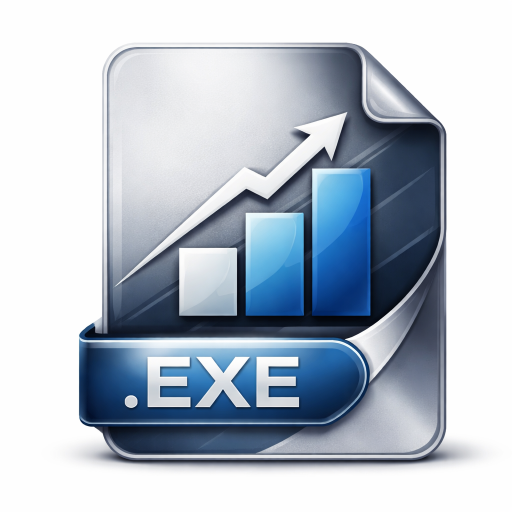
#> input picture assets/source/Program.png, 1024 x 1024 px (shown at 1/2 size)
$ python sync_program_icon.py
#> lines starting #> are read from the running program, lines starting #| are printed output that depends on the picture
from __future__ import annotations

from pathlib import Path

from PIL import Image


ROOT = Path(__file__).resolve().parents[1]
ASSET_DIR = ROOT / "assets"
SOURCE_PNG = ASSET_DIR / "source" / "Program.png"
OUTPUT_PNG = ASSET_DIR / "program_source_256.png"
OUTPUT_ICO = ASSET_DIR / "program_source.ico"


def main() -> None:
    if not SOURCE_PNG.exists():
        raise SystemExit(f"Missing icon source: {SOURCE_PNG}")

    ASSET_DIR.mkdir(parents=True, exist_ok=True)

    with Image.open(SOURCE_PNG) as image:
#> image is the input picture: PIL image 1024x1024 RGB; mean R, G, B 182.1, 191.8, 203.1
        prepared = image.convert("RGBA")
        prepared.save(
            OUTPUT_ICO,
            format="ICO",
            sizes=[(16, 16), (24, 24), (32, 32), (48, 48), (64, 64), (128, 128), (256, 256)],
        )
        prepared.resize((256, 256), Image.Resampling.LANCZOS).save(OUTPUT_PNG)
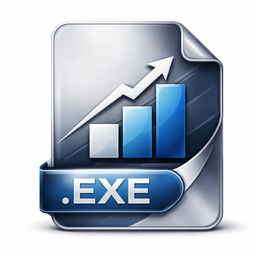
#> saved as program_source_256.png: PIL image 256x256 RGBA; mean R, G, B, A 182.1, 191.7, 203.1, 255

    print(f"Saved {OUTPUT_ICO}")
    print(f"Saved {OUTPUT_PNG}")


if __name__ == "__main__":
    main()
